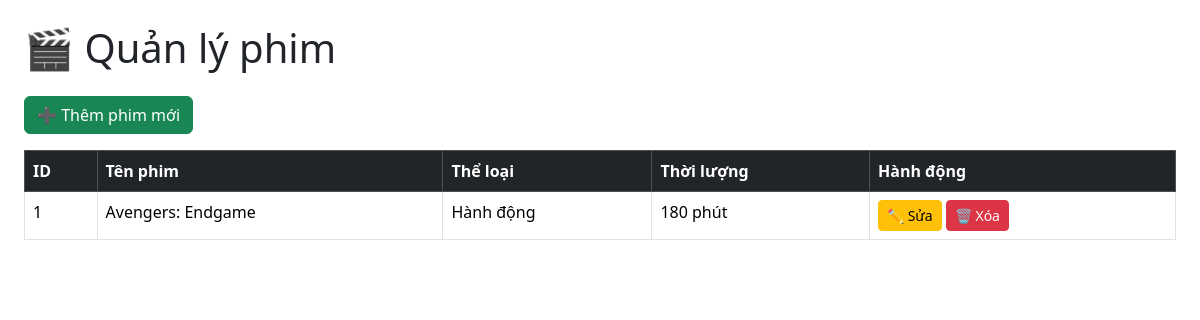
/views/admin/movies.php (signed in), run on the app's committed database.
### tables this page shows
CREATE TABLE `movies` (
  `id` int NOT NULL AUTO_INCREMENT,
  `title` varchar(200) NOT NULL,
  `description` text,
  `duration_min` int NOT NULL,
  `rating` varchar(10) DEFAULT NULL,
  `poster_url` varchar(500) DEFAULT NULL,
  `trailer_url` varchar(500) DEFAULT NULL,
  `release_date` date DEFAULT NULL,
  `created_at` timestamp NULL DEFAULT CURRENT_TIMESTAMP,
  `genre` varchar(100) DEFAULT NULL,
  `duration` int DEFAULT NULL,
  PRIMARY KEY (`id`),
  UNIQUE KEY `id_UNIQUE` (`id`)
);

### views/admin/movies.php (the view, shortened to what this page needs)
<?php
$conn = getDbConnection();
$result = $conn->query("SELECT * FROM movies");
?>
<!DOCTYPE html>
<html lang="vi">
<head>
    <link href="https://cdn.jsdelivr.net/npm/bootstrap@5.3.3/dist/css/bootstrap.min.css" rel="stylesheet">
</head>
<body class="p-4">
    <h1 class="mb-4">🎬 Quản lý phim</h1>
    <a href="add_movie.php" class="btn btn-success mb-3">➕ Thêm phim mới</a>
    <table class="table table-bordered table-hover">
        <thead class="table-dark">
            <tr>
                <th>ID</th>
                <th>Tên phim</th>
                <th>Thể loại</th>
                <th>Thời lượng</th>
                <th>Hành động</th>
            </tr>
        </thead>
        <tbody>
            <?php while ($row = $result->fetch_assoc()): ?>
            <tr>
                <td><?= $row['id'] ?></td>
                <td><?= htmlspecialchars($row['title']) ?></td>
                <td><?= htmlspecialchars($row['genre']) ?></td>
                <td><?= htmlspecialchars($row['duration']) ?> phút</td>
                <td>
                    <a href="edit_movie.php?id=<?= $row['id'] ?>" class="btn btn-warning btn-sm">✏️ Sửa</a>
                    <a href="delete_movie.php?id=<?= $row['id'] ?>" class="btn btn-danger btn-sm"
                       onclick="return confirm('Bạn có chắc chắn muốn xóa phim này?')">🗑️ Xóa</a>
                </td>
            </tr>
            <?php endwhile; ?>
        </tbody>
    </table>
</body>
</html>

### data on the page
movies: id "1", title "Avengers: Endgame", genre "Hành động", duration "180"
